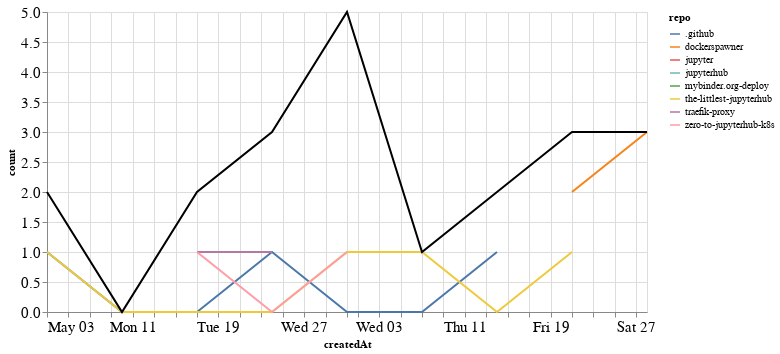

This figure's notebook cell:
### Markdown cell above
## PRs

### Code cell
prs_time = prs.groupby('repo').resample('W', on='createdAt').count()['author'].reset_index()
prs_time = prs_time.rename(columns={'author': 'count'})
prs_time_total = prs_time.groupby('createdAt').agg({"count": "sum"}).reset_index()

ch1 = alt.Chart(prs_time, width=600).mark_line().encode(
    x='createdAt',
    y='count',
    color='repo',
    tooltip="repo"
)

ch2 = alt.Chart(prs_time_total, width=600).mark_line(color="black").encode(
    x='createdAt',
    y='count',
)

ch1 + ch2

### Figure 1 — Vega-Lite specification as saved in the notebook (floating-point values rounded to 4 significant figures)
{"config": {"axisLeft": {"labelFontSize": 15}, "axisBottom": {"labelFontSize": 15}}, "layer": [{"data": {"name": "data-8ee6622c96cf78755fcc942d90e7a715"}, "mark": "line", "encoding": {"color": {"type": "nominal", "field": "repo"}, "tooltip": {"type": "nominal", "field": "repo"}, "x": {"type": "temporal", "field": "createdAt"}, "y": {"type": "quantitative", "field": "count"}}, "width": 600}, {"data": {"name": "data-c01a1cd8145bf032bedabdb72177efb8"}, "mark": {"type": "line", "color": "black"}, "encoding": {"x": {"type": "temporal", "field": "createdAt"}, "y": {"type": "quantitative", "field": "count"}}, "width": 600}], "$schema": "https://vega.github.io/schema/vega-lite/v4.8.1.json", "datasets": {"data-8ee6622c96cf78755fcc942d90e7a715": [{"repo": ".github", "createdAt": "2020-05-03T00:00:00", "count": 1}, {"repo": ".github", "createdAt": "2020-05-10T00:00:00", "count": 0}, {"repo": ".github", "createdAt": "2020-05-17T00:00:00", "count": 0}, {"repo": ".github", "createdAt": "2020-05-24T00:00:00", "count": 1}, {"repo": ".github", "createdAt": "2020-05-31T00:00:00", "count": 0}, {"repo": ".github", "createdAt": "2020-06-07T00:00:00", "count": 0}, {"repo": ".github", "createdAt": "2020-06-14T00:00:00", "count": 1}, {"repo": "dockerspawner", "createdAt": "2020-06-21T00:00:00", "count": 2}, {"repo": "dockerspawner", "createdAt": "2020-06-28T00:00:00", "count": 3}, {"repo": "jupyter", "createdAt": "2020-06-14T00:00:00", "count": 1}, {"repo": "jupyterhub", "createdAt": "2020-05-31T00:00:00", "count": 3}, {"repo": "mybinder.org-deploy", "createdAt": "2020-05-24T00:00:00", "count": 1}, {"repo": "the-littlest-jupyterhub", "createdAt": "2020-05-03T00:00:00", "count": 1}, {"repo": "the-littlest-jupyterhub", "createdAt": "2020-05-10T00:00:00", "count": 0}, {"repo": "the-littlest-jupyterhub", "createdAt": "2020-05-17T00:00:00", "count": 0}, {"repo": "the-littlest-jupyterhub", "createdAt": "2020-05-24T00:00:00", "count": 0}, {"repo": "the-littlest-jupyterhub", "createdAt": "2020-05-31T00:00:00", "count": 1}, {"repo": "the-littlest-jupyterhub", "createdAt": "2020-06-07T00:00:00", "count": 1}, {"repo": "the-littlest-jupyterhub", "createdAt": "2020-06-14T00:00:00", "count": 0}, {"repo": "the-littlest-jupyterhub", "createdAt": "2020-06-21T00:00:00", "count": 1}, {"repo": "traefik-proxy", "createdAt": "2020-05-17T00:00:00", "count": 1}, {"repo": "traefik-proxy", "createdAt": "2020-05-24T00:00:00", "count": 1}, {"repo": "zero-to-jupyterhub-k8s", "createdAt": "2020-05-17T00:00:00", "count": 1}, {"repo": "zero-to-jupyterhub-k8s", "createdAt": "2020-05-24T00:00:00", "count": 0}, {"repo": "zero-to-jupyterhub-k8s", "createdAt": "2020-05-31T00:00:00", "count": 1}], "data-c01a1cd8145bf032bedabdb72177efb8": [{"createdAt": "2020-05-03T00:00:00", "count": 2}, {"createdAt": "2020-05-10T00:00:00", "count": 0}, {"createdAt": "2020-05-17T00:00:00", "count": 2}, {"createdAt": "2020-05-24T00:00:00", "count": 3}, {"createdAt": "2020-05-31T00:00:00", "count": 5}, {"createdAt": "2020-06-07T00:00:00", "count": 1}, {"createdAt": "2020-06-14T00:00:00", "count": 2}, {"createdAt": "2020-06-21T00:00:00", "count": 3}, {"createdAt": "2020-06-28T00:00:00", "count": 3}]}}
